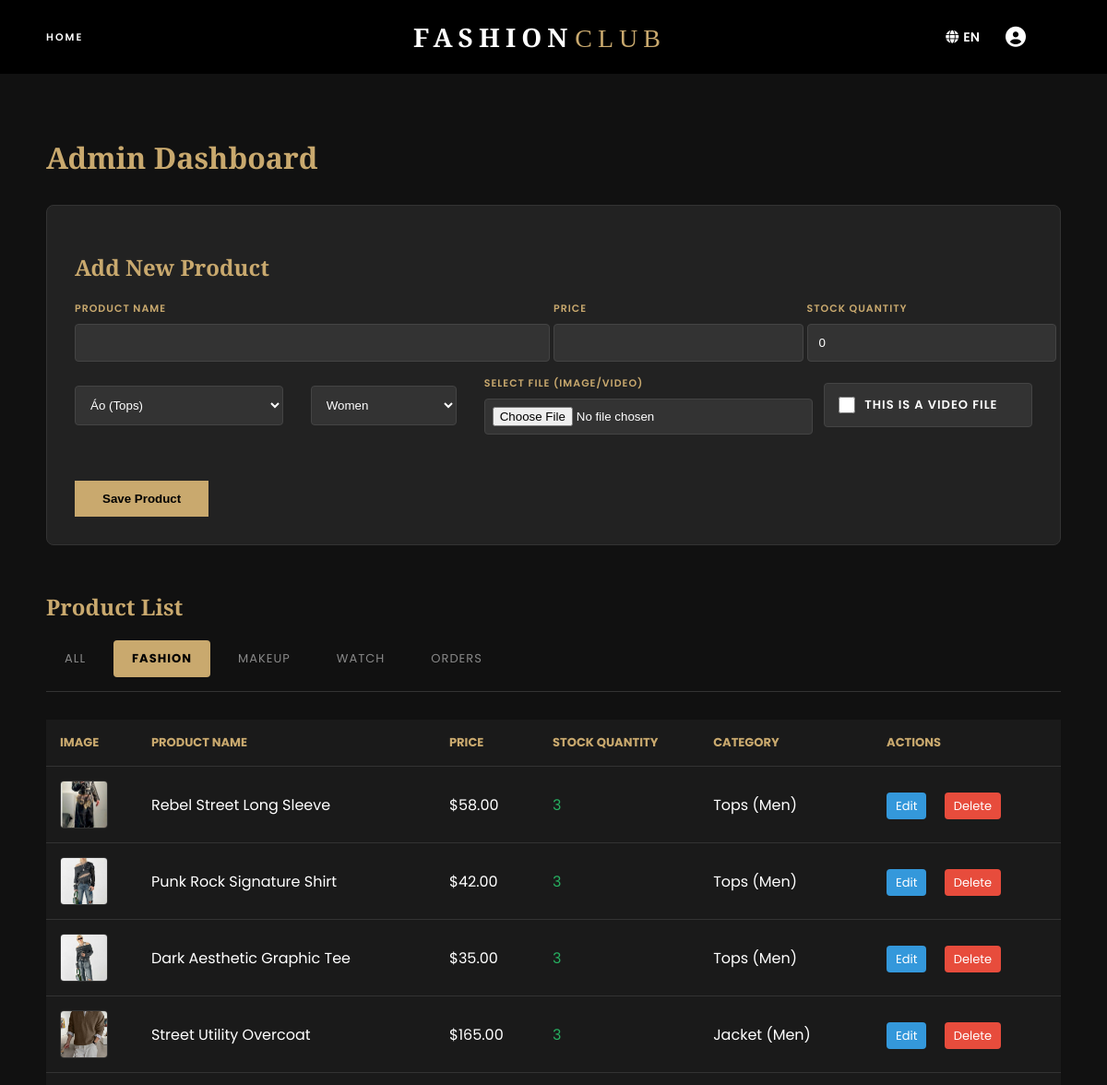
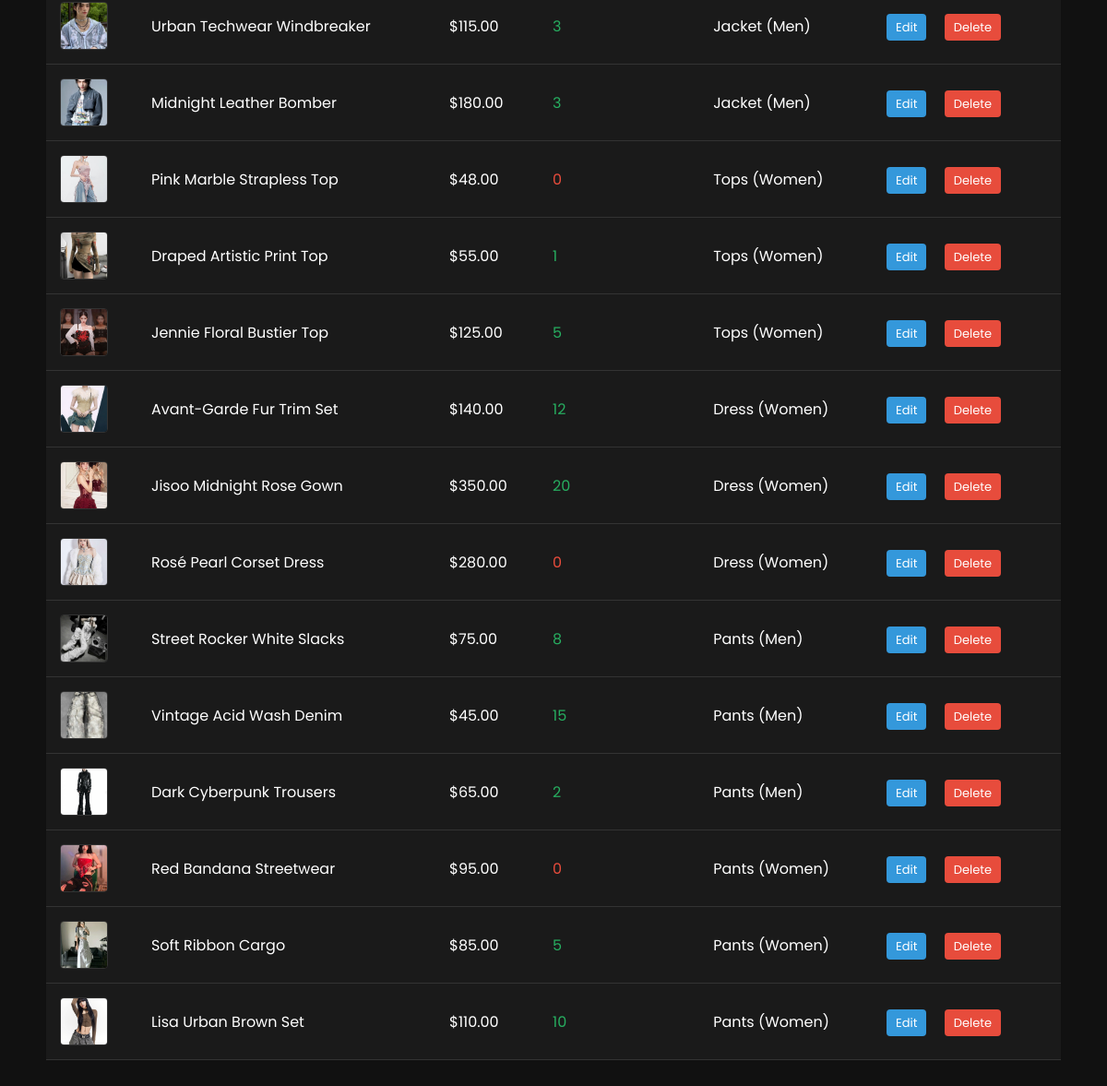
Page /html/admin.php?filter=fashion (signed in) on the committed database (2 pictures, top to bottom).
### tables this page shows
CREATE TABLE IF NOT EXISTS products (
    id INT AUTO_INCREMENT PRIMARY KEY,
    name VARCHAR(100) NOT NULL,
    price DECIMAL(10, 2) NOT NULL,
    quantity INT DEFAULT 0,
    image_url VARCHAR(255),
    category VARCHAR(50),
    gender VARCHAR(20),
    description TEXT,
    is_video BOOLEAN DEFAULT 0
);

### html/admin.php (the view, shortened to what this page needs)
<?php
require_once '../config.php';
$lang = isset($_COOKIE['lang']) ? $_COOKIE['lang'] : 'EN';
$ta = $t_admin[$lang];
$filter = isset($_GET['filter']) ? $_GET['filter'] : 'all';
$filter_query = "";
$edit_product = null;
$current_cat = $edit_product['category'] ?? ($filter !== 'all' && $filter !== 'fashion' ? $filter : 'tops');
if ($filter === 'fashion') {
    $filter_query = "WHERE category IN ('tops', 'pants', 'dress', 'jacket')";
} elseif ($filter === 'makeup') {
    $filter_query = "WHERE category = 'makeup'";
} elseif ($filter === 'watch') {
    $filter_query = "WHERE category = 'watch'";
}
$products = null;
$orders = null;
if ($filter === 'orders') {
    $orders = mysqli_query($conn, "SELECT o.id, u.username, p.name as prod_name, od.quantity, od.price, o.created_at, o.status
                                  FROM orders o
                                  JOIN users u ON o.user_id = u.id
                                  JOIN order_details od ON o.id = od.order_id
                                  JOIN products p ON od.product_id = p.id
                                  ORDER BY o.created_at DESC");
} else {
    $products = mysqli_query($conn, "SELECT * FROM products $filter_query ORDER BY id DESC");
}
?>
<!DOCTYPE html>
<html lang="en">
<head>
    <link rel="stylesheet" href="../css/collection.css">
</head>
<body>
    <?php include '../header.php'; ?>
    <div class="admin-container">
        <h1 style="font-family: 'Playfair Display', serif; color: #c9a96e; margin-bottom: 30px;"><?php echo $ta['dashboard']; ?></h1>
        <div class="form-box">
            <h2><?php echo $edit_product ? $ta['edit_prod'] : $ta['add_prod']; ?></h2>
            <form method="POST" enctype="multipart/form-data">
                <div style="display: grid; grid-template-columns: 2fr 1fr 1fr; gap: 30px;">
                    <div>
                        <label><?php echo $ta['prod_name']; ?></label>
                        <input type="text" name="name" value="<?php echo htmlspecialchars($edit_product['name'] ?? ''); ?>" required>
                    </div>
                    <div>
                        <label><?php echo $ta['price']; ?></label>
                        <input type="number" step="0.01" name="price" value="<?php echo htmlspecialchars($edit_product['price'] ?? ''); ?>" required>
                    </div>
                    <div>
                        <label><?php echo $ta['stock']; ?></label>
                        <input type="number" name="quantity" value="<?php echo htmlspecialchars($edit_product['quantity'] ?? '0'); ?>" required>
                    </div>
                </div>
                <div style="display: grid; grid-template-columns: 1fr 0.7fr 1.5fr 1fr; gap: 30px; align-items: center;">
                    <select name="category" style="margin-bottom: 0;">
                        <option value="tops" <?php if($current_cat == 'tops') echo 'selected'; ?>>Áo (Tops)</option>
                    </select>
                    <select name="gender" style="margin-bottom: 0;">
                        <option value="women" <?php if(isset($edit_product) && $edit_product['gender'] == 'women') echo 'selected'; ?>><?php echo $ta['women']; ?></option>
                    </select>
                    <div>
                        <label><?php echo $ta['select_file']; ?></label>
                        <input type="file" name="product_file" accept="image/*,video/*" style="margin-bottom: 0; padding: 8px;">
                    </div>
                    <label style="font-size: 13px; display: flex; align-items: center; gap: 10px; background: #333; padding: 0 15px; border-radius: 4px; border: 1px solid #444; height: 48px; box-sizing: border-box; cursor: pointer; white-space: nowrap; color: #fff; margin-bottom: 0;">
                        <input type="checkbox" name="is_video" <?php if(isset($edit_product) && $edit_product['is_video']) echo 'checked'; ?> style="margin: 0; width: 18px; height: 18px; cursor: pointer;"> <?php echo $ta['is_video']; ?>
                    </label>
                </div>
                <br><br>
                <button type="submit" class="btn-submit"><?php echo $edit_product ? $ta['update_btn'] : $ta['save_btn']; ?></button>
            </form>
        </div>
        <h2 style="font-family: 'Playfair Display', serif; color: #c9a96e; margin-bottom: 20px;">
            <?php echo $filter === 'orders' ? $ta['history_title'] : $ta['list_title']; ?>
        </h2>
        <div class="admin-tabs">
            <a href="admin.php?filter=all" class="tab-link <?php echo $filter == 'all' ? 'active' : ''; ?>"><?php echo $ta['all']; ?></a>
            <a href="admin.php?filter=fashion" class="tab-link <?php echo $filter == 'fashion' ? 'active' : ''; ?>"><?php echo $ta['fashion']; ?></a>
            <a href="admin.php?filter=makeup" class="tab-link <?php echo $filter == 'makeup' ? 'active' : ''; ?>"><?php echo $ta['makeup']; ?></a>
            <a href="admin.php?filter=watch" class="tab-link <?php echo $filter == 'watch' ? 'active' : ''; ?>"><?php echo $ta['watch']; ?></a>
            <a href="admin.php?filter=orders" class="tab-link <?php echo $filter == 'orders' ? 'active' : ''; ?>"><?php echo $ta['orders']; ?></a>
        </div>
        <table>
            <?php if ($filter === 'orders'): ?>
            <thead>
                <tr>
                    <th><?php echo $ta['order_id']; ?></th>
                    <th><?php echo $ta['buyer']; ?></th>
                    <th><?php echo $ta['product']; ?></th>
                    <th><?php echo $ta['qty']; ?></th>
                    <th><?php echo $ta['price']; ?></th>
                    <th><?php echo $ta['date']; ?></th>
                    <th><?php echo $ta['status']; ?></th>
                </tr>
            </thead>
            <tbody>
                <?php while($o = mysqli_fetch_assoc($orders)): ?>
                <tr>
                    <td>#<?php echo $o['id']; ?></td>
                    <td><b style="color: #c9a96e;"><?php echo htmlspecialchars($o['username']); ?></b></td>
                    <td><?php echo htmlspecialchars($o['prod_name']); ?></td>
                    <td><?php echo $o['quantity']; ?></td>
                    <td>$<?php echo $o['price']; ?></td>
                    <td><?php echo date('d/m/Y H:i', strtotime($o['created_at'])); ?></td>
                    <td><span style="background: #27ae60; padding: 3px 8px; border-radius: 3px; font-size: 11px;"><?php echo $o['status']; ?></span></td>
                </tr>
                <?php endwhile; ?>
            </tbody>
            <?php else: ?>
            <thead>
                <tr>
                    <th><?php echo $ta['image']; ?></th>
                    <th><?php echo $ta['prod_name']; ?></th>
                    <th><?php echo $ta['price']; ?></th>
                    <th><?php echo $ta['stock']; ?></th>
                    <th><?php echo $ta['category']; ?></th>
                    <th><?php echo $ta['actions']; ?></th>
                </tr>
            </thead>
            <tbody>
                <?php while($p = mysqli_fetch_assoc($products)): ?>
                <?php
                    $filename = $p['image_url'];
                    if (empty($filename)) {
                        $imgPath = '../img/v4.jpg';
                    } elseif (filter_var($filename, FILTER_VALIDATE_URL)) {
                        $imgPath = $filename;
                    } else {
                        $imgPath = ($p['is_video'] ? '../video/' : '../img/') . $filename;
                    }
                ?>
                <tr>
                    <td>
                        <div style="width: 50px; height: 50px; overflow: hidden; border-radius: 4px; background: #000; border: 1px solid #333;">
                            <?php if ($p['is_video']): ?>
                                <video src="<?php echo $imgPath; ?>" style="width: 100%; height: 100%; object-fit: cover;" muted loop playsinline onmouseover="this.play()" onmouseout="this.pause()"></video>
                            <?php else: ?>
                                <img src="<?php echo $imgPath; ?>" style="width: 100%; height: 100%; object-fit: cover;" onerror="this.src='../img/v4.jpg'">
                            <?php endif; ?>
                        </div>
                    </td>
                    <td><?php echo htmlspecialchars($p['name']); ?></td>
                    <td>$<?php echo $p['price']; ?></td>
                    <td><span style="color: <?php echo $p['quantity'] > 0 ? '#27ae60' : '#e74c3c'; ?>"><?php echo $p['quantity']; ?></span></td>
                    <td style="text-transform: capitalize;"><?php echo $p['category']; ?> (<?php echo $p['gender']; ?>) <?php echo $p['is_video'] ? '<b style="color:#c9a96e">[Video]</b>' : ''; ?></td>
                    <td class="action-links">
                        <a href="admin.php?filter=<?php echo $filter; ?>&edit=<?php echo $p['id']; ?>" class="edit-btn"><?php echo $ta['edit']; ?></a>
                        <a href="admin.php?filter=<?php echo $filter; ?>&delete=<?php echo $p['id']; ?>" class="delete-btn" onclick="return confirm('<?php echo $ta['confirm_delete']; ?>')"><?php echo $ta['delete']; ?></a>
                    </td>
                </tr>
                <?php endwhile; ?>
            </tbody>
            <?php endif; ?>
        </table>
    </div>
</body>
</html>

### css/collection.css (style rules this page uses)
body { font-family: 'Poppins', sans-serif; background: #ffffff; color: #000000; padding-top: 100px; padding-bottom: 180px; }

### html/admin.php (style rules this page uses)
body { background: #111; color: #fff; padding-top: 100px; }
.admin-container { max-width: 1100px; margin: 0 auto; padding: 20px; }
.form-box { background: #222; padding: 30px; border-radius: 8px; border: 1px solid #333; margin-bottom: 50px; }
.form-box h2 { font-family: 'Playfair Display', serif; color: #c9a96e; margin-bottom: 20px; }
label { display: block; margin-bottom: 8px; font-size: 11px; text-transform: uppercase; letter-spacing: 1px; color: #c9a96e; font-weight: 600; }
input, select, textarea { width: 100%; padding: 12px; margin-bottom: 15px; background: #333; border: 1px solid #444; color: #fff; border-radius: 4px; outline: none; transition: 0.3s; }
.btn-submit { background: #c9a96e; color: #000; border: none; padding: 12px 30px; font-weight: bold; cursor: pointer; transition: 0.3s; }
table { width: 100%; border-collapse: collapse; margin-top: 20px; background: #1a1a1a; }
th, td { padding: 15px; text-align: left; border-bottom: 1px solid #333; }
th { color: #c9a96e; text-transform: uppercase; font-size: 13px; }
.action-links a { color: #fff; text-decoration: none; margin-right: 15px; font-size: 13px; padding: 5px 10px; border-radius: 4px; }
.edit-btn { background: #3498db; }
.delete-btn { background: #e74c3c; }
.admin-tabs { display: flex; gap: 10px; margin-bottom: 30px; border-bottom: 1px solid #333; padding-bottom: 15px; }
.tab-link { color: #888; text-decoration: none; padding: 10px 20px; border-radius: 4px; font-size: 13px; text-transform: uppercase; letter-spacing: 1px; transition: 0.3s; }
.tab-link.active { background: #c9a96e; color: #000; font-weight: bold; }

### rows in the picture
products: is_video+image_url (picture), name "Rebel Street Long Sleeve", price "58.00", quantity "3", category "Tops", gender "Men"
products: is_video+image_url (picture), name "Punk Rock Signature Shirt", price "42.00", quantity "3", category "Tops", gender "Men"
products: is_video+image_url (picture), name "Dark Aesthetic Graphic Tee", price "35.00", quantity "3", category "Tops", gender "Men"
products: is_video+image_url (picture), name "Street Utility Overcoat", price "165.00", quantity "3", category "Jacket", gender "Men"
products: is_video+image_url (picture), name "Urban Techwear Windbreaker", price "115.00", quantity "3", category "Jacket", gender "Men"
products: is_video+image_url (picture), name "Midnight Leather Bomber", price "180.00", quantity "3", category "Jacket", gender "Men"
products: is_video+image_url (picture), name "Pink Marble Strapless Top", price "48.00", quantity "0", category "Tops", gender "Women"
products: is_video+image_url (picture), name "Draped Artistic Print Top", price "55.00", quantity "1", category "Tops", gender "Women"
products: is_video+image_url (picture), name "Jennie Floral Bustier Top", price "125.00", quantity "5", category "Tops", gender "Women"
products: is_video+image_url (picture), name "Avant-Garde Fur Trim Set", price "140.00", quantity "12", category "Dress", gender "Women"
products: is_video+image_url (picture), name "Jisoo Midnight Rose Gown", price "350.00", quantity "20", category "Dress", gender "Women"
products: is_video+image_url (picture), name "Rosé Pearl Corset Dress", price "280.00", quantity "0", category "Dress", gender "Women"
products: is_video+image_url (picture), name "Street Rocker White Slacks", price "75.00", quantity "8", category "Pants", gender "Men"
products: is_video+image_url (picture), name "Vintage Acid Wash Denim", price "45.00", quantity "15", category "Pants", gender "Men"
products: is_video+image_url (picture), name "Dark Cyberpunk Trousers", price "65.00", quantity "2", category "Pants", gender "Men"
products: is_video+image_url (picture), name "Red Bandana Streetwear", price "95.00", quantity "0", category "Pants", gender "Women"
products: is_video+image_url (picture), name "Soft Ribbon Cargo", price "85.00", quantity "5", category "Pants", gender "Women"
products: is_video+image_url (picture), name "Lisa Urban Brown Set", price "110.00", quantity "10", category "Pants", gender "Women"

### other values in the picture
$t['home'] "HOME"
$lang "EN"
$ta['dashboard'] "Admin Dashboard"
$ta['add_prod'] "Add New Product"
$ta['prod_name'] "PRODUCT NAME"
$ta['price'] "PRICE"
$ta['stock'] "STOCK QUANTITY"
$ta['select_file'] "SELECT FILE (IMAGE/VIDEO)"
$ta['is_video'] "THIS IS A VIDEO FILE"
$ta['save_btn'] "Save Product"
$ta['list_title'] "Product List"
$ta['all'] "ALL"
$ta['fashion'] "FASHION"
$ta['makeup'] "MAKEUP"
$ta['watch'] "WATCH"
